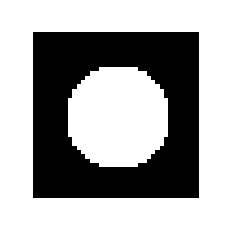
#> input picture Piecewise Constant Denoising/test_image.png, 231 x 231 px
$ jupyter execute --allow-errors Khalid_Chambolle_Pock_Inpainting.ipynb   (shell and % lines are left out)   (older library calls are emulated)
#> lines starting #> are read from the running program, lines starting #| are printed output that depends on the picture; after the words box and inside, x2 and y2 are one past the last pixel; in counts of white or black regions, pixels touching at a corner belong together
[cell 1]
import numpy as np
# [9 lines of commented-out code are left out]
import warnings
warnings.filterwarnings('ignore')
import matplotlib.pyplot as plt
from scipy.sparse import diags
import scipy as scp
from scipy.sparse import hstack
from scipy.sparse import vstack
from scipy.sparse import csr_matrix

from PIL import Image
import scipy.io as sio
import argparse
# from sklearn.metrics import jaccard_score
from mpl_toolkits.mplot3d import Axes3D

## Loading original image and noisy image

[cell 2]
def PSNR(I,Iref):
    temp=I.ravel()
    tempref=Iref.ravel()
    NbP=I.size
    EQM=np.sum((temp-tempref)**2)/NbP
    b=np.max(np.abs(tempref))**2
    return 10*np.log10(b/EQM)

[cell 3]
# img1 = square(50)
img1 = Image.open('test_image.png').convert('L')
#> img1: PIL image 231x231 L; 63.9% white; 1 black region, box (x1, y1, x2, y2) and area: (33, 32, 199, 198) 19242
# img1 = Image.open('../images/[R=12][size=50].png')
# img1 = Image.open('images/ellipse.png')
# img1 = img1.resize((100, 100), Image.ANTIALIAS)
img1 = np.array(img1).astype('float32')/255.

[cell 4]
# plt.figure(figsize=(6,6))
plt.imshow(img1,'gray')
plt.axis('off')
plt.show()

[cell 5]
std= 0.3
# plt.figure(figsize=(5,5))
img1_noised = img1 + std*np.random.normal(0,1,np.shape(img1))
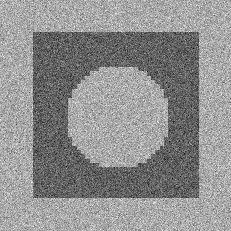
#> img1_noised: shape (231, 231) float64; min -1.33, max 2.16, mean 0.639; drawn with min black and max white
# [5 lines of commented-out code are left out]
plt.imshow(img1_noised,'gray')
plt.axis('off')
plt.show()
print(img1_noised)
#> (printed output is left out)
#| (231, 231)

The objective of this exercice is to obtain a piecewise constant estimate $\hat{x}$ which is the closest to the original $\bar{x}$ from data $y$. A solution consists in minimizing the following objective function :

$$\hat{x}_{\lambda}=\underset{x\in \mathbb{R}^N}{\text{argmin}} f(x) + g(Lx)$$

$$\hat{x}_{\lambda}=\underset{x\in \mathbb{R}^N}{\text{argmin}} \frac{1}{2}\Vert x-y \Vert^2_2 + \lambda\Vert \nabla x\Vert_1$$

where $L = [H; V]$ where $Hx = \big(x_{i,1}-x_{i,0},\dots,x_{i,N-1}-x_{i,N-2}\big)_{1\leq i\leq N}$ and $Vx = \Big(x_{1,i}-x_{0,i},\dots,x_{N-1,i}-x_{N-2,i}\big)_{1\leq i\leq N})$ for $1\leq i\leq N-1$, $y\in \mathbb{R}^N$ and $\lambda>0$ and $H \in \mathbb{R}^{(N-1)\times N}$

$\textbf{Question 4:}$

[cell 6]
def GradientHor(x):
    y=x-np.roll(x,1,axis=1)
    y[:,0]=0
#> y: shape (231, 231) float64; min -2.27, max 2.14, mean 5.52e-05
    return y
def GradientVer(x):
    y=x-np.roll(x,1,axis=0)
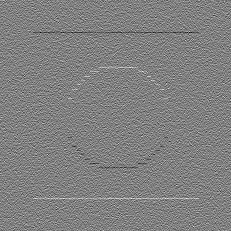
#> y: shape (231, 231) float64; min -2.39, max 2.35, mean 1.46e-18; drawn with min black and max white
    y[0,:]=0
#> y: shape (231, 231) float64; 0.43% of pixels changed, all inside (x1, y1, x2, y2) = (0, 0, 231, 1)
    return y
def DivHor(x):
    N=len(x[0])
    y=x-np.roll(x,-1,axis=1)
    y[:,0]=-x[:,1]
    y[:,N-1]=x[:,N-1]
    return y
def DivVer(x):
    N=len(x)
    y=x-np.roll(x,-1,axis=0)
    y[0,:]=-x[1,:]
    y[N-1,:]=x[N-1,:]
    return y
def Gradient(x):
    y=[]
    y.append(GradientHor(x))
    y.append(GradientVer(x))
    return np.asarray(y)
def Div(y):
    x=DivHor(y[0])+DivVer(y[1])
    return x

[cell 7]
def ProjGradBouleInf(g,l):
    gh=g[0]
    gv=g[1]
    temp=g
    p0=gh-(gh-l)*(gh>l)-(gh+l)*(gh<-l)
    p1=gv-(gv-l)*(gv>l)-(gv+l)*(gv<-l)
    temp[0]=p0
    temp[1]=p1
    return temp

$\textbf{Question 5:}$

Let $\tau \in ]0,+\infty]$, $\sigma\in]0,+\infty]$ and $\sigma\tau\Vert L\Vert^2<1$

Chambolle-Pock algorithm:

$$
(\forall n \in \mathbb{N}) \quad\left\{\begin{array}{l}
x_{n+1}=\operatorname{prox}_{\tau f}\left(x_{n} - \tau L^{*} v_{n}\right) \\
y_{n}=2 x_{n+1}-x_{n} \\
v_{n+1}=\operatorname{prox}_{\sigma g^{*}}\left(v_{n}+\sigma L y_{n}\right)
\end{array}\right.
$$

$\textbf{Computation of prox_L2}$

$$
\mathrm{prox}_{\frac{\tau}{2}\Vert A \cdot -z\Vert_2^2}(x) = \arg\min_y \frac{\tau}{2}\Vert A y -z\Vert_2^2 +  \frac{1}{2}\Vert  y -x\Vert_2^2
$$

by Fermat rule:
$ \tau A^\top (A y - z ) + y - x = 0$
leading to

$$
\mathrm{prox}_{\frac{\tau}{2}\Vert A \cdot -z\Vert_2^2}(x) = (\tau A^\top A + \textrm{I})^{-1}(\tau A^\top z + x)
$$

In the case of inpainting matrix :

$$
\mathrm{prox}_{\frac{\tau}{2}\Vert A \cdot -z\Vert_2^2}(x) = \begin{cases}
(\tau A^\top z + x)_i/(\tau + 1) &\quad \mbox{if $i$ is associated to a location of a  known value}\\
(\tau A^\top z + x)_i &\quad \mbox{otherwise}
\end{cases}
$$

[cell 8]
def Prox_normL2(x,tau,z):
    return (x+tau*z)/(1+tau)

[cell 9]
def ChambollePockDenoisingTV(y,lamb,tau,sigma,Niter):

    # Initialization of the primal solution
    x_n = y
    # Initialization dual solution
    v_n = Gradient(x_n)

    table_energy = 1e10*np.ones(Niter)
    table_PSNR = 1e10*np.ones(Niter)

    for k in range(0,Niter):
        x_n = Prox_normL2(x_n-tau*Div(v_n),tau,y)
        y_n = 2*x_n-x_n
        v_n = ProjGradBouleInf(v_n+sigma*Gradient(y_n),lamb)
#         table_energy[k] = 0.5*np.sum((DivHor(v_n))**2)+lamb*np.sum(np.abs(GradientHor(y+DivHor(v_n))))
        table_energy[k] = 0.5*np.sum((y-x_n)**2)+lamb*np.sum(np.abs(Gradient(x_n)))
#> this loop made 5000 passes
#> pass 1, in DivHor, `y=x-np.roll(x,-1,axis=1)`:
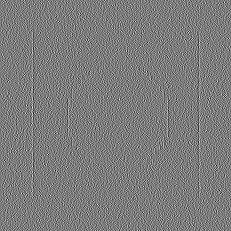
#> y: shape (231, 231) float64; min -3.43, max 3.6, mean 6.45e-20; drawn with min black and max white
#> pass 1, in DivVer, `y=x-np.roll(x,-1,axis=0)`:
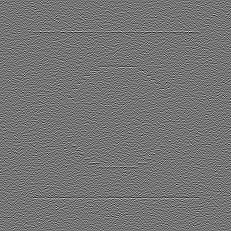
#> y: shape (231, 231) float64; min -2.98, max 3.51, mean -1.02e-18; drawn with min black and max white
#> pass 1, in ChambollePockDenoisingTV, `x_n = Prox_normL2(x_n-tau*Div(v_n),tau,y)`:
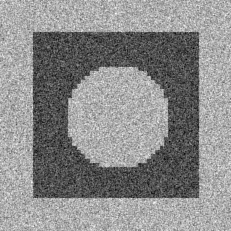
#> x_n: shape (231, 231) float64; min -0.797, max 1.82, mean 0.639; drawn with min black and max white
#> after the loop:
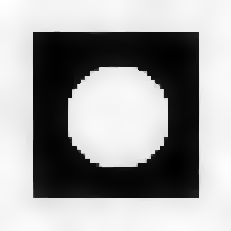
#> x_n: shape (231, 231) float64; min -0.00231, max 1.03, mean 0.639; drawn with min black and max white
#> after the loop, table_energy = 5000 values, max 78883.5 at index 16, min 3152.5 at index 4999, mean 3753
#         table_PSNR[k] = PSNR(y+Gradient(v_n),img1)
#         table_PSNR[k] = PSNR(x_n,img1)
#     x = y+DivHor(u_n)
    x = x_n
    return x,table_energy,table_PSNR

[cell 10]
print(img1_noised.shape)
x_Chambolle_Pock,table_energy_Chambolle_Pock,table_PSNR_Chambolle_Pock = ChambollePockDenoisingTV(img1_noised,lamb=0.7,tau=0.1,sigma=0.01,Niter=5000)
#> table_energy_Chambolle_Pock has the same summary as table_energy in ChambollePockDenoisingTV; table_PSNR_Chambolle_Pock = 5000 values from 1e+10 to 1e+10

[cell 11]
plt.figure(figsize=(20,6))
plt.plot(table_energy_Chambolle_Pock[:],label='Energy primal Chambolle_Pock')
#plt.plot(table_energy_primal_FB[:],label='Energy primal_FB')
plt.legend()
plt.show()
#> figure, not shown here; curve peaks at x = 16, y = 78883.5

[cell 12]
plt.imshow(x_Chambolle_Pock,'gray')
plt.title('Denoised image - Chambolle-Pock')
plt.axis('off')
plt.show()

## New implementation

[cell 13]
#create data with missing values from image above
mask = np.ones(img1_noised.shape);
mask[100:120,200:220] = 0;
mask[140:160,240:260] = 0;
mask[100:120,240:260] = 0;
mask[140:160,200:220] = 0;
mask[100:400,300:400] = 0;
mask[170:150,270:350] = 0;
mask[:, 160] = 0;
mask[160,:] = 0;
img1_masked = img1_noised*mask;
plt.figure();
plt.imshow(mask, 'gray');
plt.figure();
plt.imshow(img1_masked, 'gray');
img1_mask = mask;
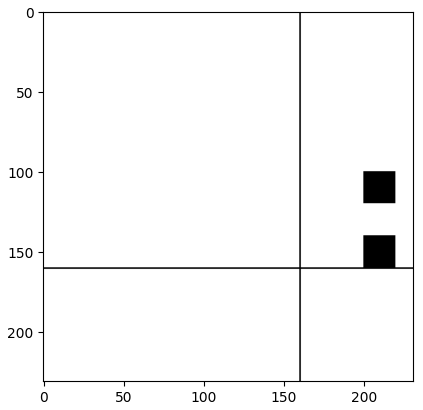
#> figure drawn by matplotlib, 1 panel
#| (231, 231)

[cell 14]
def Prox_normL2_Ainpainting(x, tau, z, mask):
    # z should be the zeros interpolating image

    # The mask is useful -> how do I associate each z_i with index of x...
    # Use the mask like this.
    return (x + mask * tau * z) / (np.ones(x.shape) + mask * tau);
    # [5 lines of commented-out code are left out]


def prox_L1(x, tau):
    return np.sign(x)*np.maximum(np.abs(x)-tau,0)


def ProjGradBouleInf(x,l,tau):
    temp = x - tau*prox_L1(x/tau, l/tau)
    return temp

# [9 lines of commented-out code are left out]

def ChambollePockDenoisingTVinpainting(y,mask,lamb,tau,sigma,Niter):

    # Initialization of the primal solution
#> called with lamb = 1, tau = 0.707, sigma = 0.1, Niter = 5000
    x_n = y
    # Initialization dual solution
    v_n = Gradient(x_n)

    table_energy = 1e10*np.ones(Niter)
    table_PSNR = 1e10*np.ones(Niter)

    for k in range(0,Niter):
        x_n = Prox_normL2_Ainpainting(x_n-tau*Div(v_n),tau,y, mask)
        y_n = 2*x_n-x_n
        v_n = ProjGradBouleInf(v_n+sigma*Gradient(y_n), lamb, sigma);
#         table_energy[k] = 0.5*np.sum((DivHor(v_n))**2)+lamb*np.sum(np.abs(GradientHor(y+DivHor(v_n))))
        grad = Gradient(x_n);
#         grad[0] = lamb[0] * grad[0];
#         grad[1] = lamb[1] * grad[1];
        table_energy[k] = 0.5*np.sum(mask*(y-x_n)**2)+lamb*np.sum(np.abs(grad));
#> this loop made 5000 passes
#> pass 1, in ChambollePockDenoisingTVinpainting, `x_n = Prox_normL2_Ainpainting(x_n-tau*Div(v_n),tau,y, mask)`:
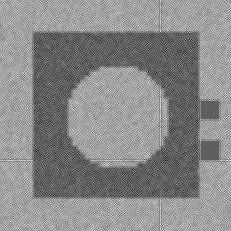
#> x_n: shape (231, 231) float64; min -1.4, max 2.35, mean 0.622; drawn with min black and max white
#> after the loop, table_energy = 5000 values, max 96055.2 at index 2, min 3363 at index 4972, mean 3591.8
#         table_PSNR[k] = PSNR(y+Gradient(v_n),img1)
#         table_PSNR[k] = PSNR(x_n,img1)
#     x = y+DivHor(u_n)
    x = x_n
    return x,table_energy,table_PSNR

[cell 15]
print(img1_noised.shape);
sigma = 0.1
tau = 0.99/(1 + 4*sigma);
x_Chambolle_Pock,table_energy_Chambolle_Pock,table_PSNR_Chambolle_Pock = ChambollePockDenoisingTVinpainting(img1_masked, img1_mask, lamb=1.0,tau=tau,sigma=sigma,Niter=5000)
#> table_energy_Chambolle_Pock has the same summary as table_energy in ChambollePockDenoisingTVinpainting

[cell 16]
plt.figure(figsize=(20,6))
plt.plot(table_energy_Chambolle_Pock[:],label='Energy primal Chambolle_Pock')
#plt.plot(table_energy_primal_FB[:],label='Energy primal_FB')
plt.legend()
plt.show()
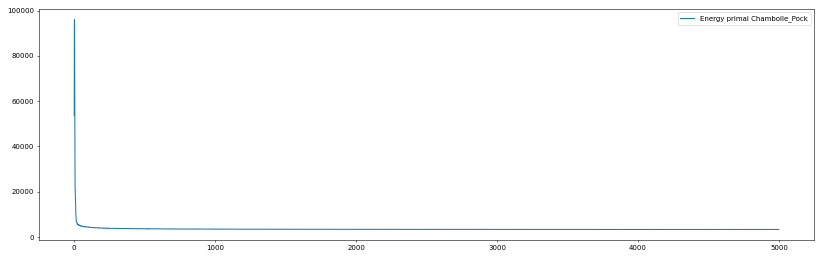
#> figure drawn by matplotlib, 1 panel; curve peaks at x = 2, y = 96055.2

[cell 17]
plt.imshow(x_Chambolle_Pock,'gray')
plt.title('Denoised image - Chambolle-Pock')
# plt.axis('off')
plt.show()

plt.figure();
plt.plot(img1_masked[25,:]);
plt.plot(x_Chambolle_Pock[25,:]);

plt.figure();
plt.plot(img1_masked[:,30]);
plt.plot(x_Chambolle_Pock[:,30]);
#> figure, not shown here; curve peaks at x = 184, y = 1.85; curve peaks at x = 230, y = 0.983
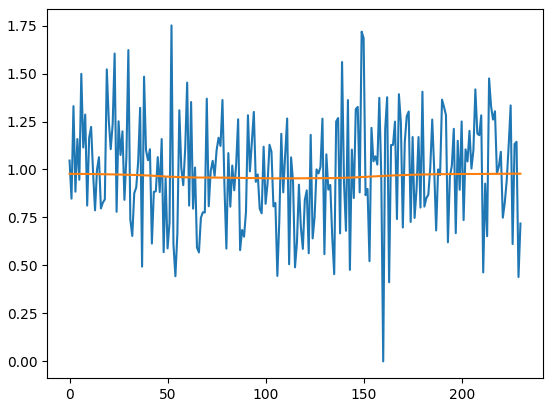
#> figure drawn by matplotlib, 1 panel; curve peaks at x = 52, y = 1.75; curve peaks at x = 230, y = 0.978
